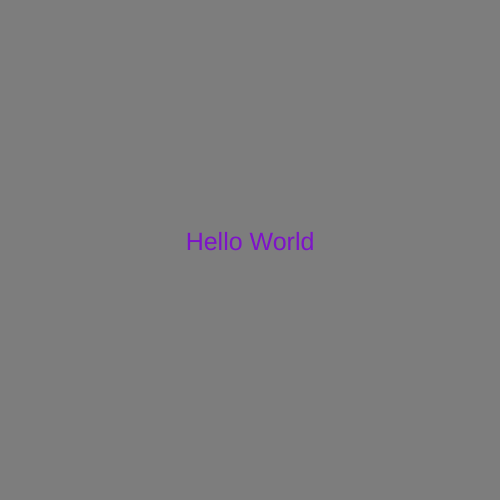
Frame 1 (no input)
Frame 60 (no input): identical to frame 1, image omitted
Frame 120 (the mouse pressed at the canvas centre since frame 60): identical to frame 1, image omitted

The p5.js sketch that drew this single still picture (run headless with seeded random() and noise() and a simulated clock; from frame 60 on, the mouse is pressed at the canvas centre):

// p5.js sketch
// ── sketch.js
function setup() {
  createCanvas(500, 500);
}

function draw() {
  background(125);
  textAlign(CENTER);
  textSize(25);
  fill(125, 20, 200);
  text('Hello World', 250, 250);
}
